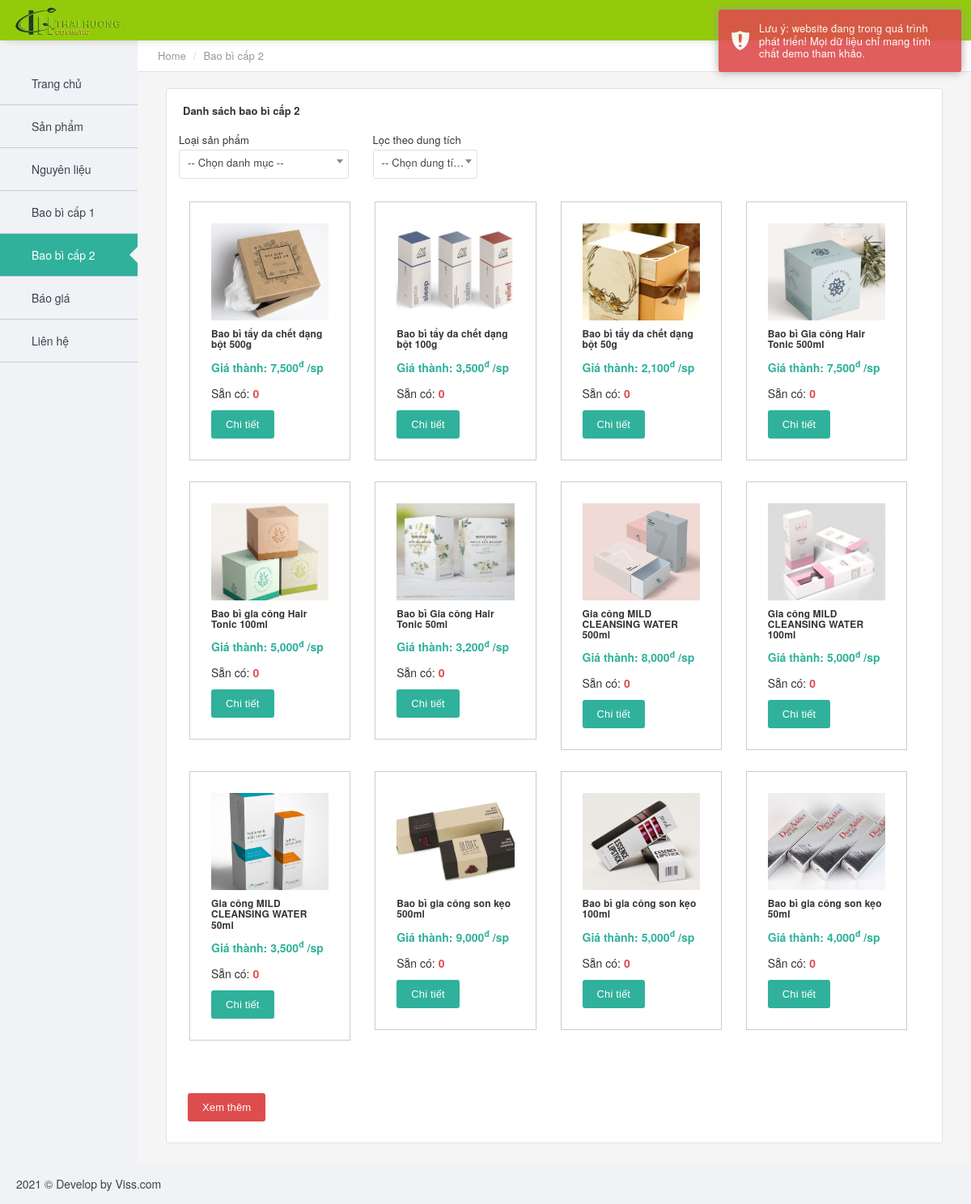
/bao-bi-cap-2, run on the app's committed database.
### quote/models.py (models this page shows, shortened)
class PackagingLevel2(models.Model):
    name = models.CharField(max_length=255, default="", verbose_name="Tên bao bì cấp 2")
    slug = models.SlugField(max_length=500, unique=True, null=True, blank=True,verbose_name="URL",editable=False)
    image = models.ImageField(upload_to=get_upload_to_folder("images"), max_length=512, blank=True, verbose_name="Image")
    price = models.FloatField(default=0, verbose_name="Giá bao bì")
    type_packaging = models.CharField(max_length=50, default="", verbose_name="Loại bao bì")
    product                 = models.ManyToManyField(Product, null=False, blank=True, verbose_name='Sản phẩm')
    volume = models.ForeignKey(Volume, on_delete=models.CASCADE,related_name="packaging_volume", verbose_name="Dung tích")
    quantity_can_order_with_price = models.IntegerField(default=0, verbose_name="Số lượng đặt hàng tương ứng với giá")
    note = RichTextUploadingField(blank=True, null = True ,verbose_name='Ghi chú')
    status = models.BooleanField(default=True, verbose_name="Trạng thái")
    create_at = models.DateField(auto_now_add=True, verbose_name="Ngày tạo")
    update_at = models.DateField(auto_now=True, verbose_name="Cập nhật")
    class Meta:
        verbose_name = "Bao bì cấp 2"
        verbose_name_plural = "Bao bì cấp 2"
        ordering = ['name']

### quote/views.py (the view)
# urls.py: path('bao-bi-cap-2', views.list_packaging_level2, name="list_packaging_level2"),
def list_packaging_level2(request):
    tmp = "quote/packaging_level2.html"
    dt ={
        "error": False,
        "message": "",
        "active_menu": libs.PACKAGING_LEVEL2,
        "has_page": False,
        "no_data": False,
        }
    if(request.method == "POST"):
        unique_v = request.POST.get("volume", "")
        slug_category = request.POST.get("category", "")
        total_data = 0
        obj_packaging = ""
        if(slug_category !='' and unique_v!= ''):
            obj_volume = Volume.objects.get(unique_volume = unique_v)
            obj_category = Category.objects.get(slug = slug_category)
            obj_product = Product.objects.filter(category = obj_category)
            total_data = PackagingLevel2.objects.filter(product__in = obj_product ,volume = obj_volume).distinct().count()
            obj_packaging = PackagingLevel2.objects.filter(product__in = obj_product ,volume = obj_volume).distinct().order_by('-id')[:libs.LIMIT_PAGE]
        elif(slug_category != '' and unique_v ==''):
            obj_category = Category.objects.get(slug = slug_category)
            obj_product = Product.objects.filter(category = obj_category)
            total_data = PackagingLevel2.objects.filter(product__in = obj_product ).distinct().count()
            obj_packaging = PackagingLevel2.objects.filter(product__in = obj_product).distinct().order_by('-id')[:libs.LIMIT_PAGE]
        elif(slug_category =='' and unique_v != ''):
            obj_volume = Volume.objects.get(unique_volume = unique_v)
            total_data = PackagingLevel2.objects.filter(volume = obj_volume).distinct().count()
            obj_packaging = PackagingLevel2.objects.filter(volume = obj_volume).distinct().order_by('-id')[:libs.LIMIT_PAGE]
        tmp = "quote/includes/packaging_level2_list.html"
        if(obj_packaging.count() == 0):
            dt.update({
                "no_data": True,
                "message": "Không có dữ liệu hiển thị!"
            })
        if total_data > obj_packaging.count():
            dt.update({
                "has_page": True,
            })
        temp = render_to_string(tmp,{"data":obj_packaging, "offset": 0, "has_page": True,} )
        dt.update({
            "data": temp,
            "total_data": total_data,
            "limit_page": libs.LIMIT_PAGE
        })
        return JsonResponse(dt)
    else:
        try:
            total_data = PackagingLevel2.objects.all().distinct().count()
            obj_packaging = PackagingLevel2.objects.all().distinct().order_by('-id')[:libs.LIMIT_PAGE]
            if total_data > obj_packaging.count():
                dt.update({
                    "has_page": True,
                })
            obj_volume = Volume.objects.all()
            obj_category = Category.objects.all()
            dt.update({
                "data": obj_packaging,
                "category": obj_category,
                "volume": obj_volume,
                "total_data": total_data,
                "limit_page": libs.LIMIT_PAGE
            })
            return render(request, tmp, dt)
        except ValueError:
            dt.update({
                "ERROR": True,
                "message": ValueError.__str__()
            })
            return render(request, tmp, dt)
    return render(request, tmp, dt)

### quote/templates/quote/packaging_level2.html (shortened to what this page needs)
{% extends "quote/layout/base.html" %}
{% load static %}
{% load humanize %}
{% block breadcrumb %}
<div class="page-breadcrumb">
    <ol class="breadcrumb">
        <li><a href="/">Home</a></li>
        <li class="active">Bao bì cấp 2</li>
    </ol>
</div>
{% endblock breadcrumb %}
{% block content %}
<div class="col-md-12">
    <div class="panel panel-white">
        <div class="panel-heading clearfix">
            <h1 class="panel-title">Danh sách bao bì cấp 2</h1>
            <div class="panel-control">
                <a href="javascript:void(0);" data-toggle="tooltip" data-placement="top" title="" class="panel-collapse"
                    data-original-title="Expand/Collapse"><i class="icon-arrow-down"></i></a>
                <a href="javascript:void(0);" data-toggle="tooltip" data-placement="top" title="" class="panel-reload"
                    data-original-title="Reload"><i class="icon-reload"></i></a>
            </div>
        </div>
        <div class="row row-custom">
            <form class="col-md-3">
                <div class="form-group">
                    <label>Loại sản phẩm</label>
                </div>
            </form>
            <form class="col-md-2">
                <div class="form-group">
                    <label>Lọc theo dung tích</label>
                </div>
            </form>
        </div>
        <div class="row row-custom">
            <div class="row row_product list-product">
                {% if data %}
                {% for item in data %}
                <div class="col col-md-3 col-sm-6 product-item">
                    <div class="card" style="">
                        <a href="{% url 'detail_packaging_level2' slug=item.slug %}"><img class="card-img-top" style="" src="{{item.image.url}}"
                            alt="Card image cap"></a>
                        <div class="card-body">
                            <h5 class="card-title">{{item.name}}</h5>
                            <p class="card-text"><strong class="text-success">Giá thành: {{ item.price|floatformat:0|intcomma }}<sup>đ</sup> /sp</strong></p>
                            <p class="cart-text">Sẵn có: <strong class="text-danger">{{item.quantity_can_order_with_price}}</strong></p>
                            <a href="{% url 'detail_packaging_level2' slug=item.slug %}" class="btn btn-success">Chi tiết</a>
                        </div>
                    </div>
                </div>
                {% endfor %}
                {% endif %}
            </div>
        </div>
        <div class="row row-custom">
            <span class="btn btn-danger load-more {% if has_page == False %}hide{% endif %}" data-total="{{total_data}}"
                data-limit="{{ limit_page }}">Xem thêm</span>
        </div>
    </div>
</div>
</div>
{% endblock content %}

### quote/static/quote/css/custom.css (style rules this page uses)
body { font-family: Helvetica Neue,Helvetica,Arial,\\6587\6CC9\9A5B\6B63\9ED1,WenQuanYi Zen Hei,Hiragino Sans GB,\\5137\9ED1 Pro,LiHei Pro,Heiti TC,\\5FAE\8EDF\6B63\9ED1\9AD4,Microsoft JhengHei UI,Microsoft JhengHei,sans-serif; color: rgba(0,0,0,.8); line-height: 1.2; max-width: 2048px; margin: 0 auto; }
.row-custom { margin-left: 0px !important; margin-right: 0px !important; }

### quote/templates/quote/packaging_level2.html (style rules this page uses)
.list-product { margin: 1em; }
.product-item>.card { padding: 2em; border: 1px solid #ccc; }
.load-more { margin: 2em; }
.card-img-top { width: 100%; height: 10vw; object-fit: cover; }
.col { margin-bottom: 2em; }

### data on the page
PackagingLevel2: image (picture), name "Bao bì tẩy da chết dạng bột 500g", price "7,500", quantity_can_order_with_price "0"
PackagingLevel2: image (picture), name "Bao bì tẩy da chết dạng bột 100g", price "3,500", quantity_can_order_with_price "0"
PackagingLevel2: image (picture), name "Bao bì tẩy da chết dạng bột 50g", price "2,100", quantity_can_order_with_price "0"
PackagingLevel2: image (picture), name "Bao bì Gia công Hair Tonic 500ml", price "7,500", quantity_can_order_with_price "0"
PackagingLevel2: image (picture), name "Bao bì gia công Hair Tonic 100ml", price "5,000", quantity_can_order_with_price "0"
PackagingLevel2: image (picture), name "Bao bì Gia công Hair Tonic 50ml", price "3,200", quantity_can_order_with_price "0"
PackagingLevel2: image (picture), name "Gia công MILD CLEANSING WATER 500ml", price "8,000", quantity_can_order_with_price "0"
PackagingLevel2: image (picture), name "Gia công MILD CLEANSING WATER 100ml", price "5,000", quantity_can_order_with_price "0"
PackagingLevel2: image (picture), name "Gia công MILD CLEANSING WATER 50ml", price "3,500", quantity_can_order_with_price "0"
PackagingLevel2: image (picture), name "Bao bì gia công son kẹo 500ml", price "9,000", quantity_can_order_with_price "0"
PackagingLevel2: image (picture), name "Bao bì gia công son kẹo 100ml", price "5,000", quantity_can_order_with_price "0"
PackagingLevel2: image (picture), name "Bao bì gia công son kẹo 50ml", price "4,000", quantity_can_order_with_price "0"
